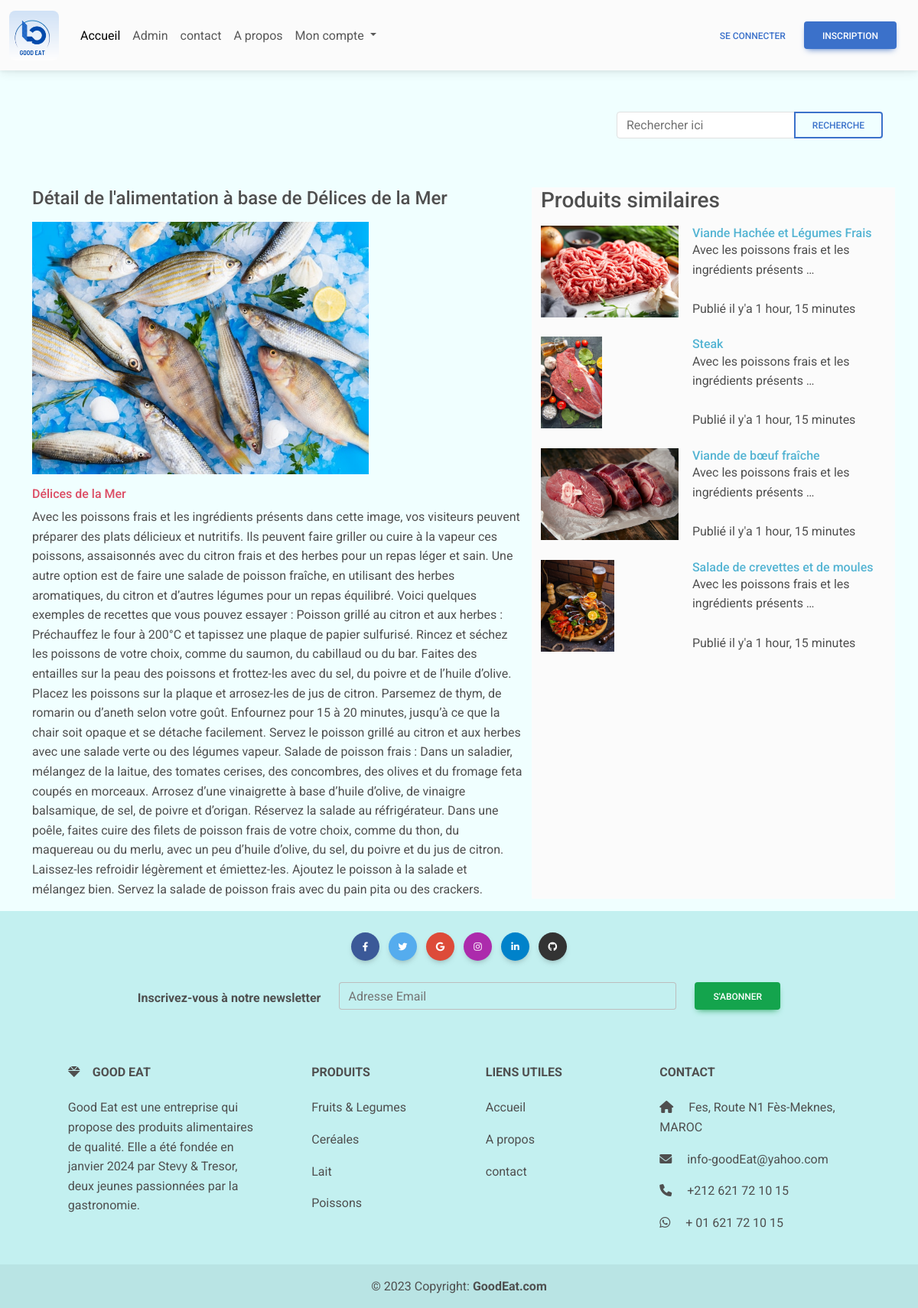
/produit/18, run on the app's committed database.
### my_blog/models.py (models this page shows)
class Produit(models.Model):
    title = models.CharField(max_length = 60)
    desc = models.TextField()
    category = models.ForeignKey(Category, on_delete=models.CASCADE)
    image = models.ImageField(upload_to = "")
    created_add = models.DateTimeField(auto_now_add=True)
    update_add = models.DateTimeField(auto_now_add=True)
    def __str__(self):
        return self.title

### my_blog/views.py (the view)
# urls.py: path("produit/<int:id_produit>", detail, name="detail"),
def detail(resquest, id_produit):
    var_produit = Produit.objects.get(id=id_produit)
    category = var_produit.category
    produit_de_m_category = Produit.objects.filter(category=category)[:6]
    return render(resquest, 'detail.html',{'produit':var_produit,'produit_identique': produit_de_m_category })

### my_blog/templates/detail.html
{% extends "base.html" %}
{% load static %}
{% block content %}
<div class="container">
    <div class="row">
        <div class="col-md-7">
            <h4 class="my-3">Détail de l'alimentation à base de {{produit.title}}</h4>
            <img src="{{produit.image.url}}" alt="Produit {{produit.id}}" height="330" />
            <h6 class="mt-3 text-danger ">{{produit.title}}</h6>
            <p>{{produit.desc}}</p>
        </div>
        <div class="col-md-5 bg-body-tertiary my-3">
            <h3> Produits similaires</h3>
            {%for prd in produit_identique %}
            {%if prd.id != produit.id %}
            <div class="row">
                    <div class='col-md-5'>
                        <a href="{% url 'detail' prd.id %}">
                            <img src="{{prd.image.url}}" alt="Produit {{produit.id}}" height="120" class='my-2' />
                        </a>
                    </div>
                    <div class='col-md-7 mt-2'>
                        <a href="{% url 'detail' prd.id %}">
                            <h6 class="card-title text-info font-weight-bolder">{{prd}}</h6>
                        </a>
                        <p class="">
                            {{produit.desc | truncatewords:8}} <br /><br />
                            Publié il y'a {{produit.created_add|timesince}}
                        </p>
                    </div>
            </div>
            {% endif %}
            {% endfor %}
        </div>
    </div>
</div>
{% endblock %}

### my_blog/static/css/style.css (style rules this page uses)
body { background-color: azure; }

### data on the page
Produit: title "Délices de la Mer", image (picture), desc "Avec les poissons frais et les ingrédients présents dans cette image, vos visiteurs peuvent préparer des plats délicieux et nutritifs. Ils peuvent faire griller ou cuire à la vapeur ces poissons, assaisonnés avec du citron frais et des herbes pour un repas léger et sain. Une autre option est de faire une salade de poisson fraîche, en utilisant des herbes aromatiques, du citron et d’autres légumes pour un repas équilibré. Voici quelques exemples de recettes que vous pouvez essayer : Poisson grillé au citron et aux herbes : Préchauffez le four à 200°C et tapissez une plaque de papier sulfurisé. Rincez et séchez les poissons de votre choix, comme du saumon, du cabillaud ou du bar. Faites des…", desc "Avec les poissons frais et les ingrédients présents …", created_add "1 hour, 15 minutes"
Produit: image (picture), title "Viande Hachée et Légumes Frais"
Produit: image (picture), title "Steak"
Produit: image (picture), title "Viande de bœuf fraîche"
Produit: image (picture), title "Salade de crevettes et de moules"
